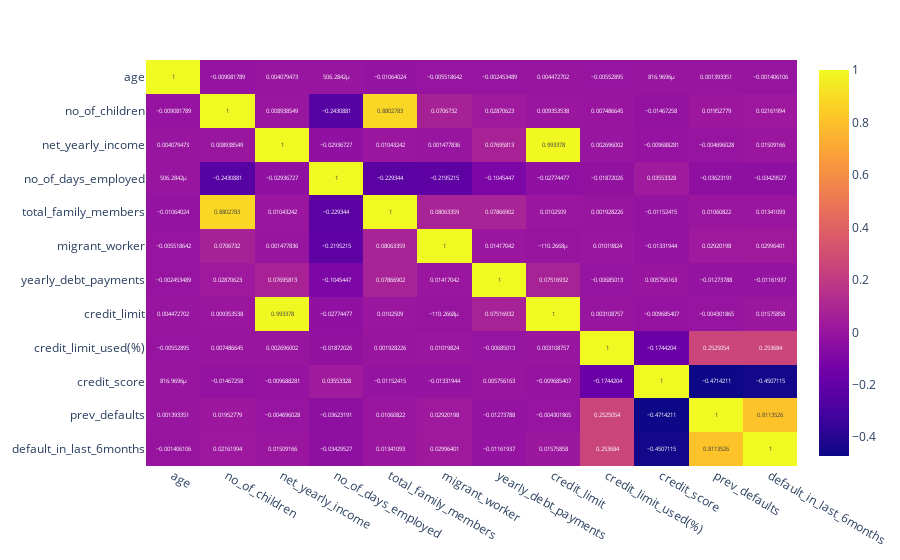

This figure's notebook cell:
### Code cell
fig_corr_inde = plt.imshow(corr_inde_matrix, text_auto=True, aspect="auto")
fig_corr_inde.show()

### Figure 1 — Plotly figure (JSON) as saved in the notebook; plotly's stock layout.template omitted (floating-point values rounded to 4 significant figures; data arrays with more than 128 entries replaced by an {"elided": "..."} marker saying what was removed)
{"data": [{"coloraxis": "coloraxis", "hovertemplate": "x: %{x}<br>y: %{y}<br>color: %{z}<extra></extra>", "name": "0", "texttemplate": "%{z}", "type": "heatmap", "x": ["age", "no_of_children", "net_yearly_income", "no_of_days_employed", "total_family_members", "migrant_worker", "yearly_debt_payments", "credit_limit", "credit_limit_used(%)", "credit_score", "prev_defaults", "default_in_last_6months"], "xaxis": "x", "y": ["age", "no_of_children", "net_yearly_income", "no_of_days_employed", "total_family_members", "migrant_worker", "yearly_debt_payments", "credit_limit", "credit_limit_used(%)", "credit_score", "prev_defaults", "default_in_last_6months"], "yaxis": "y", "z": {"elided": "12x12 float values"}}], "layout": {"coloraxis": {"colorscale": [[0, "#0d0887"], [0.1111, "#46039f"], [0.2222, "#7201a8"], [0.3333, "#9c179e"], [0.4444, "#bd3786"], [0.5556, "#d8576b"], [0.6667, "#ed7953"], [0.7778, "#fb9f3a"], [0.8889, "#fdca26"], [1, "#f0f921"]]}, "margin": {"t": 60}, "xaxis": {"anchor": "y", "domain": [0, 1]}, "yaxis": {"anchor": "x", "autorange": "reversed", "domain": [0, 1]}}}
